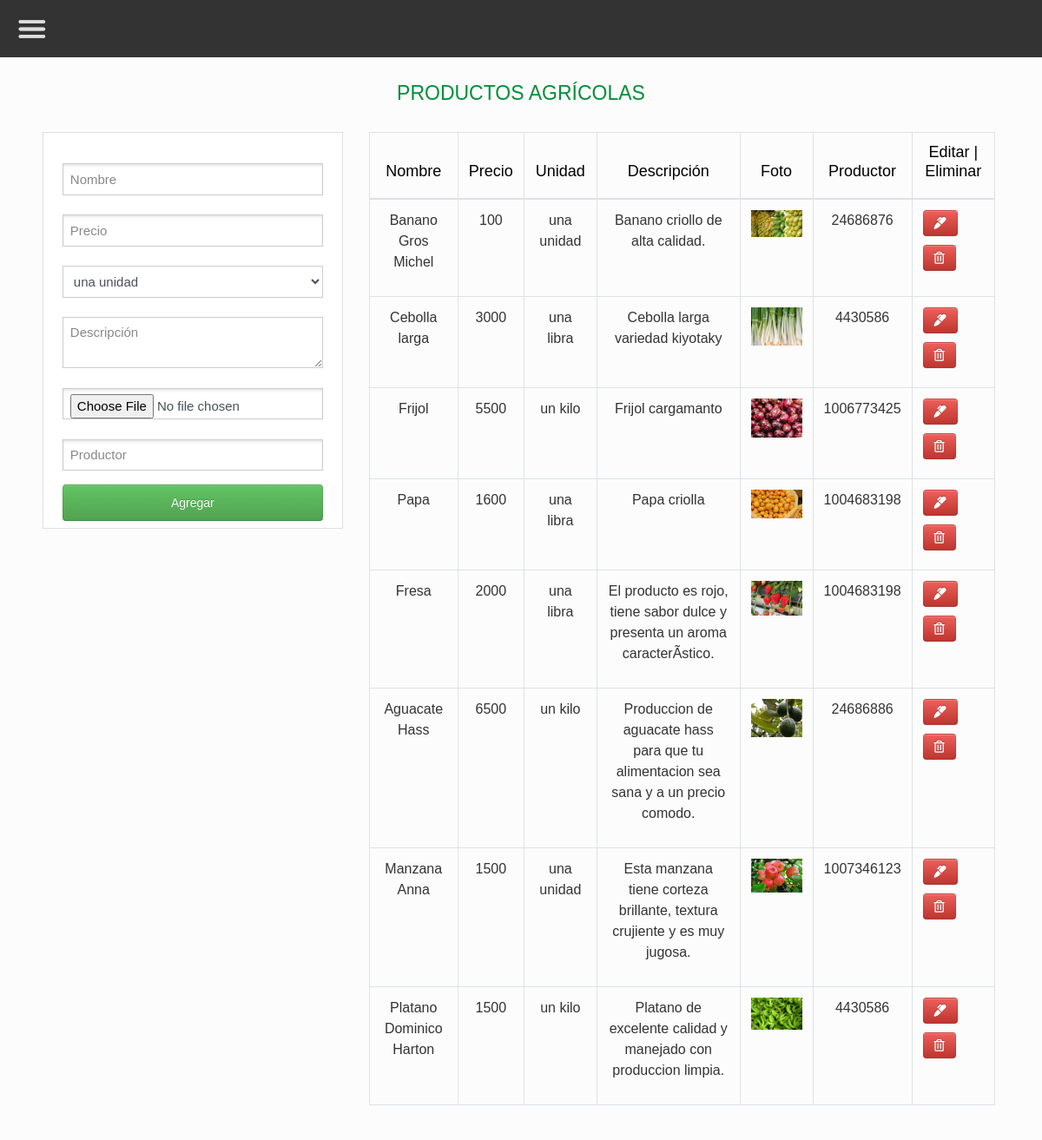
Screenshot of /admin_productos.php (signed in) with the database file from the repository.
### tables this page shows
CREATE TABLE `productos` (
  `id_producto` bigint(20) NOT NULL,
  `nombre` varchar(50) NOT NULL,
  `precio` int(30) NOT NULL,
  `unidad` varchar(20) NOT NULL,
  `descripcion` varchar(300) NOT NULL,
  `foto` varchar(100) NOT NULL,
  `id_productor` bigint(11) NOT NULL,
  `visible` char(1) NOT NULL
);

### admin_productos.php (the view, shortened to what this page needs)
<?php include("datos_conexion2.php"); ?>
<?php include('header.php'); ?>
<?php include('menu_admin.php'); ?>
<main class = "container p-4">
  <h1 align = "center">Productos agrícolas</h1>
  <br>
  <div class = "row">
    <div class = "col-md-4">
      <div class = "card card-body">
        <form action = "crear_producto.php" method = "POST" enctype = "multipart/form-data">
          <div class = "form-group">
            <input name = "nombre" type = "text" class = "form-control" placeholder = "Nombre" required>
            <br>
            <input name = "precio" type = "number" class = "form-control" placeholder = "Precio" required>
            <br>
            <select class="form-control" name = "unidad">
              <option value = "una unidad">una unidad</option>
            </select>
            <br>
            <textarea name = "descripcion" class = "form-control" rows = "2" placeholder = "Descripción"></textarea>
            <br>
            <input name = "foto" type = "file" class = "form-control"  placeholder = "Foto" required>
            <br>
            <input name = "id_productor" type = "number" class = "form-control" placeholder = "Productor" required>
          </div>
          <input type = "submit" name = "crear_producto" class = "btn btn-success btn-block" value = "Agregar">
        </form>
      </div>
    </div>
    <div class = "col-md-8">
      <table class = "table table-bordered">
        <thead>
          <tr>
            <th><h2>Nombre</h2></th>
            <th><h2>Precio</h2></th>
            <th><h2>Unidad</h2></th>
            <th><h2>Descripción</h2></th>
            <th><h2>Foto</h2></th>
            <th><h2>Productor</h2></th>
            <th><h2>Editar | Eliminar</h2></th>
          </tr>
        </thead>
        <tbody>
          <?php
          $query = "SELECT * FROM productos ORDER BY id_producto DESC";
          $result_tasks = mysqli_query($conn,$query);
          while($row = mysqli_fetch_assoc($result_tasks)) {
          if($row['visible'] == 'T'){ ?>
            <tr>
              <td><p><?php echo $row['nombre'];?></p></td>
              <td><p><?php echo $row['precio']; ?></p></td>
              <td><p><?php echo $row['unidad']; ?></p></td>
              <td><p><?php echo $row['descripcion'];?></p></td>
              <td><p><img width = 300px height = auto src = "<?php echo $row['foto'];?>"></p></td>
              <td><p><?php echo $row['id_productor'];?></p></td>
              <td>
                <a href = "editar_producto.php?id_producto=<?php echo $row['id_producto']?>" class = "btn btn-danger">
                  <i class = "fas fa-marker"></i>
                </a>
                <a href = "eliminar_producto.php?id_producto=<?php echo $row['id_producto']?>" class = "btn btn-danger">
                  <i class = "far fa-trash-alt"></i>
                </a>
              </td>
            </tr>
          <?php }
        }?>
        </tbody>
      </table>
    </div>
  </div>
</main>

### css/style.css (style rules this page uses)
h1 { color:#008f39; font-family: 'Gill Sans', 'Gill Sans MT', Calibri, 'Trebuchet MS', sans-serif; font-size: 50px; }
h2 { color: black; text-align: center; font-family: 'Gill Sans', 'Gill Sans MT', Calibri, 'Trebuchet MS', sans-serif; font-size: 22px; }
p { color: black; text-align: center; font-family: 'Gill Sans', 'Gill Sans MT', Calibri, 'Trebuchet MS', sans-serif; font-size: 16px; }
input { font-family: 'Gill Sans', 'Gill Sans MT', Calibri, 'Trebuchet MS', sans-serif; font-size: 20px; }
a { font-family: 'Gill Sans', 'Gill Sans MT', Calibri, 'Trebuchet MS', sans-serif; font-size: 20px; }
select { font-family: 'Gill Sans', 'Gill Sans MT', Calibri, 'Trebuchet MS', sans-serif; font-size: 20px; }
textarea { font-family: 'Gill Sans', 'Gill Sans MT', Calibri, 'Trebuchet MS', sans-serif; font-size: 20px; }

### css/style3.css (style rules this page uses)
* { margin: 0; padding: 0; box-sizing: border-box; }
form { position: relative; margin: 15px auto 0 auto; text-align: center; height: 400px; width: 300px; }
input { width: 270px; height: 42px; margin-top: 25px; padding: 0 15px; background: #2d2d2d; background: rgba(45,45,45,.15); -moz-border-radius: 6px; -webkit-border-radius: 6px; border-radius: 6px; border: 1px solid #3d3d3d; border: 1px solid rgba(255,255,255,.15); -moz-box-shadow: 0 2px 3px 0 rgba(0,0,0,.1) inset; -webkit-box-shadow: 0 2px 3px 0 rgba(0,0,0,.1) inset; box-shadow: 0 2px 3px 0 rgba(0,0,0,.1) inset; font-size: 20px; color: #000; }

### css/example2.css (style rules this page uses)
.container { margin: 0 auto }
@media (min-width: 1200px) { .container { width: 1170px } }

### rows the page displays
productos: nombre "Banano Gros Michel", precio "100", unidad "una unidad", descripcion "Banano criollo de alta calidad.", foto (picture), id_productor "24686876"
productos: nombre "Cebolla larga", precio "3000", unidad "una libra", descripcion "Cebolla larga variedad kiyotaky", foto (picture), id_productor "4430586"
productos: nombre "Frijol", precio "5500", unidad "un kilo", descripcion "Frijol cargamanto", foto (picture), id_productor "1006773425"
productos: nombre "Papa", precio "1600", unidad "una libra", descripcion "Papa criolla", foto (picture), id_productor "1004683198"
productos: nombre "Fresa", precio "2000", unidad "una libra", descripcion "El producto es rojo, tiene sabor dulce y presenta un aroma caracterÃ­stico.", foto (picture), id_productor "1004683198"
productos: nombre "Aguacate Hass", precio "6500", unidad "un kilo", descripcion "Produccion de aguacate hass para que tu alimentacion sea sana y a un precio comodo.", foto (picture), id_productor "24686886"
productos: nombre "Manzana Anna", precio "1500", unidad "una unidad", descripcion "Esta manzana tiene corteza brillante, textura crujiente y es muy jugosa.", foto (picture), id_productor "1007346123"
productos: nombre "Platano Dominico Harton", precio "1500", unidad "un kilo", descripcion "Platano de excelente calidad y manejado con produccion limpia.", foto (picture), id_productor "4430586"
